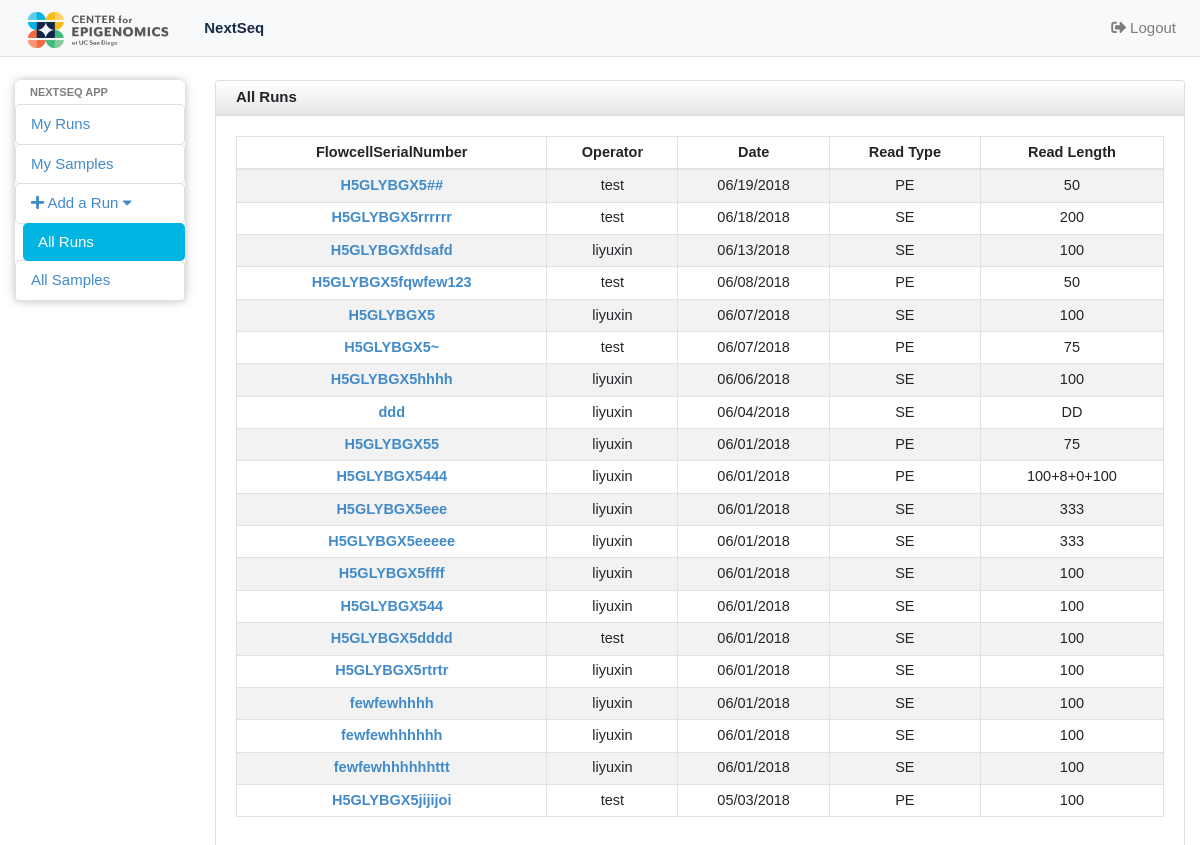
/nextseq_app/allruns/ (signed in), run on an earlier commit of the app's database.
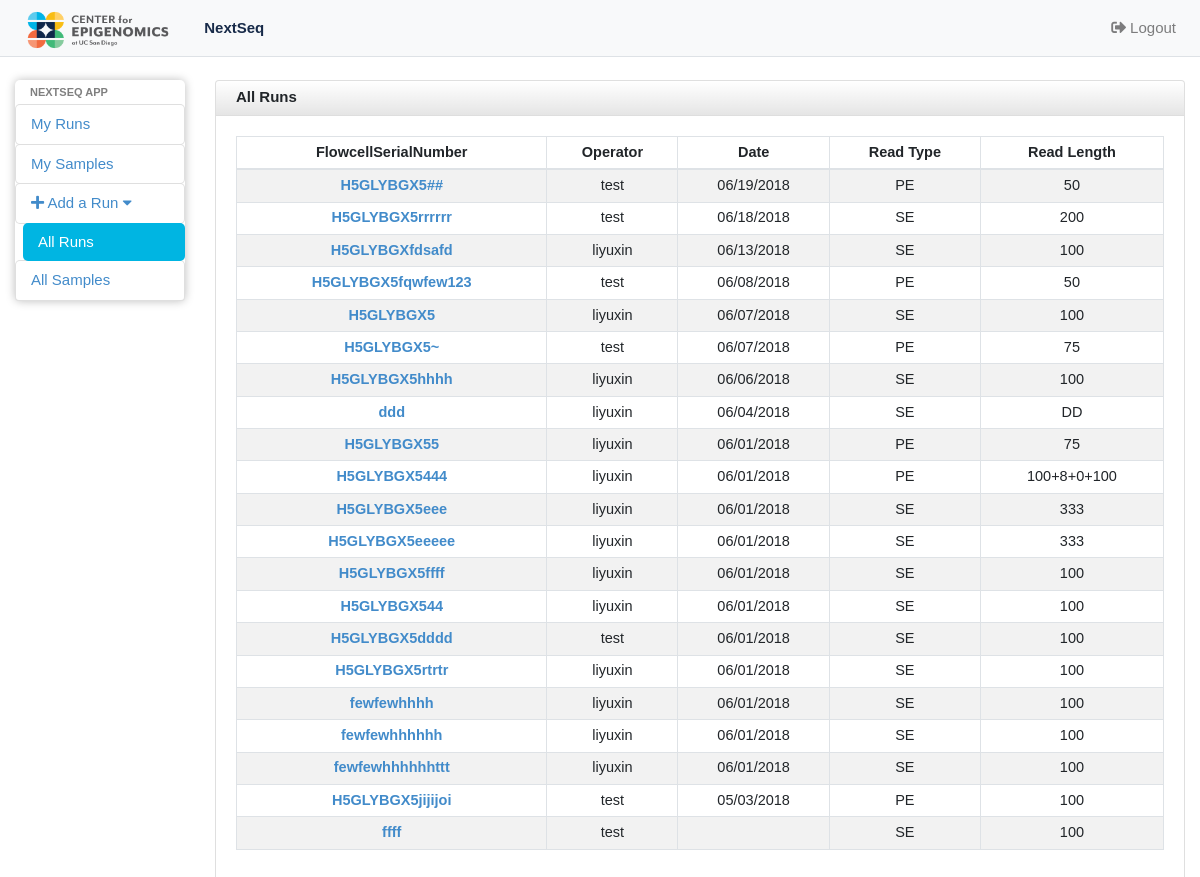
And on a later commit of the database.
### nextseq_app/models.py (models this page shows, shortened)
class RunInfo(models.Model):
	Flowcell_ID  = models.CharField(max_length=200,unique=True, help_text='Please enter the FlowcellSerialNumber, like H5GLYBGX5')
	operator = models.ForeignKey(User, on_delete=models.CASCADE)
	date = models.DateField('I did this run on...',help_text='If the datepicker is not working, please enter in this form: yyyy-mm-dd, like 2018-04-03',blank=True,null=True)
	read_type_choice = (('SE','Single-end'),('PE','Paired-end'))
	read_type = models.CharField(max_length=2,choices=read_type_choice)
	read_length = models.CharField(max_length=50)
	class Meta:
		ordering = ['-date']

### nextseq_app/views.py (the view, shortened to what this page needs)
# urls.py: path('allruns/', views.HomeView.as_view(),name='allruns'),
@method_decorator(login_required, name='dispatch')
class HomeView(ListView):
	template_name = "nextseq_app/runsinfo.html"
	context_object_name = 'RunInfo_list'
	def get_queryset(self):
		queryset_list = RunInfo.objects.all()
		return queryset_list
	def get_context_data(self, **kwargs):
		context = super().get_context_data(**kwargs)
		context['number'] = self.get_queryset().count()
		return context

### templates/nextseq_app/runsinfo.html (shortened to what this page needs)
{% extends 'nextseq_app/base.html' %}
{% block body %}
{% load static %}
<div id="wrapper">
  <nav class="navbar navbar-expand-lg navbar-default navbar-light bg-light fixed-top borderline">
    <a class="navbar-brand" href="#"><img alt="Charisma Logo" src="{% static 'nextseq_app/images/CFE_Brandmark-01.png' %}" class="crop" margin="-200px 0 -200px 0" width=auto height=50 /></a>
    <div class="collapse navbar-collapse" id="navbarNavDropdown">
      <ul class="navbar-nav">
        <li class="nav-item">
          <a class="nav-link active" href="{% url 'nextseq_app:userruns' %}"> NextSeq <span class="sr-only">(current)</span></a>
        </li>
      </ul>
      <ul class="navbar-nav ml-auto">
        <li class="nav-item">
          <a class="nav-link" href="{% url 'nextseq_app:logout' %}"><i class="fas fa-sign-out-alt"></i> Logout</a>
        </li>
      </ul>
    </div>
  </nav>
  <div class="container-fluid">
    <div class="row">
      <div id="sidebar" class="col-sm-2 col-md-2 col-lg-2" role="navigation">
        <div class="list-group">
          <li class="sidebar-header">Nextseq App</li>
          <a href="{% url 'nextseq_app:userruns' %}" class="list-group-item list-group-item-action-custom">My Runs</a>
          <a href="{% url 'nextseq_app:usersamples' %}" class="list-group-item list-group-item-action-custom" >My Samples</a>
          <a href="#addrun" class="list-group-item list-group-item-action-custom" data-toggle="collapse" ><i class="fas fa-plus"></i> Add a Run <i class="fa fa-caret-down"></i></a>
          <a href="{% url 'nextseq_app:allruns' %}" class="list-group-item list-group-item-action-custom active">All Runs</a>
          <a href="{% url 'nextseq_app:allsamples' %}" class="list-group-item list-group-item-action-custom" >All Samples</a>
        </div>
      </div>
      <div id="content" class="col-sm-10 col-md-10 col-lg-10">
        <div class="card">
          <div class="card-header fortable">
            All Runs
          </div>
          <div class="card-body">
            <table class="table table-sm table-striped table-bordered datatable text-center">
              <thead>
                <tr>
                  <th scope="col">FlowcellSerialNumber</th>
                  <th scope="col">Operator</th>
                  <th scope="col">Date</th>
                  <th scope="col">Read Type</th>
                  <th scope="col">Read Length</th>
                </tr>
              </thead>
              <tbody>
                {% for Run in RunInfo_list %}
                <tr>
                      <td><a href="{% url 'nextseq_app:rundetailhome' Run.pk %}"> {{ Run.Flowcell_ID }} </a></td>
                  <td>{{ Run.operator }}</td>
                  <td>{{ Run.date|date:"m/d/Y" }}</td>
                  <td>{{ Run.read_type }}</td>
                  <td>{{ Run.read_length }}</td>
                </tr>
                {% empty %}
                <li>No Runs yet.</li>
                {% endfor %}
              </tbody>
            </table>
          </div>
        </div>
      </div>
    </div>
  </div>
</div>
{% endblock %}

What changed in the data, as far as the page shows it:
added RunInfo: Flowcell_ID "ffff", operator "test", read_type "SE", read_length "100"
